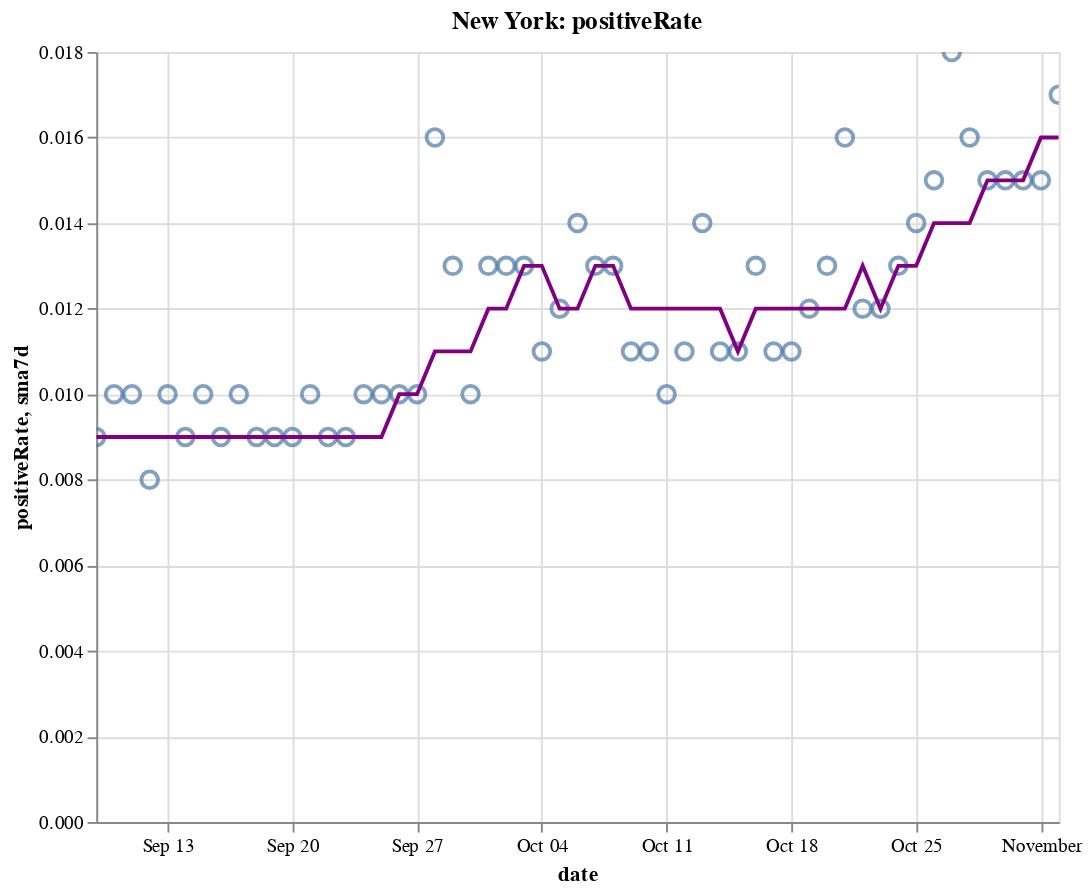

The notebook cell saved with this chart:
### Code cell
create_plot(ny, 'positiveRate')

### Figure 1 — Vega-Lite specification as saved in the notebook (floating-point values rounded to 4 significant figures)
{"config": {"view": {"continuousWidth": 400, "continuousHeight": 300}}, "layer": [{"layer": [{"mark": {"type": "point", "size": 75}, "encoding": {"tooltip": [{"type": "temporal", "field": "date"}, {"type": "quantitative", "field": "positiveRate"}, {"type": "quantitative", "field": "sma7d"}], "x": {"type": "temporal", "field": "date"}, "y": {"type": "quantitative", "field": "positiveRate"}}, "selection": {"selector010": {"type": "interval", "bind": "scales", "encodings": ["x", "y"]}}}, {"mark": {"type": "line", "color": "purple"}, "encoding": {"x": {"type": "temporal", "field": "date"}, "y": {"type": "quantitative", "field": "sma7d"}}}]}, {"mark": {"type": "rule", "color": "#aaa"}, "encoding": {"x": {"type": "temporal", "field": "date"}}, "transform": [{"filter": {"selection": "selector009"}}]}, {"mark": "circle", "encoding": {"opacity": {"condition": {"value": 1, "selection": "selector009"}, "value": 0}, "tooltip": [{"type": "temporal", "field": "date"}, {"type": "quantitative", "field": "positiveRate"}, {"type": "quantitative", "field": "sma7d"}], "x": {"type": "temporal", "field": "date"}, "y": {"type": "quantitative", "field": "positiveRate"}}, "selection": {"selector009": {"type": "single", "encodings": ["x"], "on": "mouseover", "nearest": true, "empty": "none"}}}, {"mark": {"type": "text", "align": "left", "dx": 5, "dy": -5, "stroke": "white", "strokeWidth": 2}, "encoding": {"text": {"type": "quantitative", "field": "positiveRate"}, "tooltip": [{"type": "temporal", "field": "date"}, {"type": "quantitative", "field": "positiveRate"}, {"type": "quantitative", "field": "sma7d"}], "x": {"type": "temporal", "field": "date"}, "y": {"type": "quantitative", "field": "positiveRate"}}, "transform": [{"filter": {"selection": "selector009"}}]}, {"mark": {"type": "text", "align": "left", "dx": 5, "dy": -5}, "encoding": {"text": {"type": "quantitative", "field": "positiveRate"}, "tooltip": [{"type": "temporal", "field": "date"}, {"type": "quantitative", "field": "positiveRate"}, {"type": "quantitative", "field": "sma7d"}], "x": {"type": "temporal", "field": "date"}, "y": {"type": "quantitative", "field": "positiveRate"}}, "transform": [{"filter": {"selection": "selector009"}}]}], "data": {"name": "data-f799938059a6a714fc0a023198fafa76"}, "height": 400, "title": "New York: positiveRate", "width": 500, "$schema": "https://vega.github.io/schema/vega-lite/v4.8.1.json", "datasets": {"data-f799938059a6a714fc0a023198fafa76": [{"date": "2020-09-09T00:00:00", "totalTestResultsIncrease": 63230.0, "positiveIncrease": 576.0, "death": 25370.0, "deathIncrease": 3.0, "positiveRate": 0.009, "state": "New York", "sma7d": 0.009}, {"date": "2020-09-10T00:00:00", "totalTestResultsIncrease": 76810.0, "positiveIncrease": 757.0, "death": 25380.0, "deathIncrease": 7.0, "positiveRate": 0.01, "state": "New York", "sma7d": 0.009}, {"date": "2020-09-11T00:00:00", "totalTestResultsIncrease": 89720.0, "positiveIncrease": 880.0, "death": 25380.0, "deathIncrease": 5.0, "positiveRate": 0.01, "state": "New York", "sma7d": 0.009}, {"date": "2020-09-12T00:00:00", "totalTestResultsIncrease": 102900.0, "positiveIncrease": 849.0, "death": 25380.0, "deathIncrease": 2.0, "positiveRate": 0.008, "state": "New York", "sma7d": 0.009}, {"date": "2020-09-13T00:00:00", "totalTestResultsIncrease": 72670.0, "positiveIncrease": 725.0, "death": 25390.0, "deathIncrease": 6.0, "positiveRate": 0.01, "state": "New York", "sma7d": 0.009}, {"date": "2020-09-14T00:00:00", "totalTestResultsIncrease": 63360.0, "positiveIncrease": 583.0, "death": 25390.0, "deathIncrease": 4.0, "positiveRate": 0.009, "state": "New York", "sma7d": 0.009}, {"date": "2020-09-15T00:00:00", "totalTestResultsIncrease": 73680.0, "positiveIncrease": 766.0, "death": 25400.0, "deathIncrease": 11.0, "positiveRate": 0.01, "state": "New York", "sma7d": 0.009}, {"date": "2020-09-16T00:00:00", "totalTestResultsIncrease": 75090.0, "positiveIncrease": 652.0, "death": 25410.0, "deathIncrease": 5.0, "positiveRate": 0.009, "state": "New York", "sma7d": 0.009}, {"date": "2020-09-17T00:00:00", "totalTestResultsIncrease": 91500.0, "positiveIncrease": 896.0, "death": 25410.0, "deathIncrease": 3.0, "positiveRate": 0.01, "state": "New York", "sma7d": 0.009}, {"date": "2020-09-18T00:00:00", "totalTestResultsIncrease": 89730.0, "positiveIncrease": 790.0, "death": 25420.0, "deathIncrease": 10.0, "positiveRate": 0.009, "state": "New York", "sma7d": 0.009}, {"date": "2020-09-19T00:00:00", "totalTestResultsIncrease": 110400.0, "positiveIncrease": 986.0, "death": 25420.0, "deathIncrease": 2.0, "positiveRate": 0.009, "state": "New York", "sma7d": 0.009}, {"date": "2020-09-20T00:00:00", "totalTestResultsIncrease": 100400.0, "positiveIncrease": 862.0, "death": 25430.0, "deathIncrease": 2.0, "positiveRate": 0.009, "state": "New York", "sma7d": 0.009}, {"date": "2020-09-21T00:00:00", "totalTestResultsIncrease": 58320.0, "positiveIncrease": 573.0, "death": 25430.0, "deathIncrease": 1.0, "positiveRate": 0.01, "state": "New York", "sma7d": 0.009}, {"date": "2020-09-22T00:00:00", "totalTestResultsIncrease": 84000.0, "positiveIncrease": 754.0, "death": 25430.0, "deathIncrease": 4.0, "positiveRate": 0.009, "state": "New York", "sma7d": 0.009}, {"date": "2020-09-23T00:00:00", "totalTestResultsIncrease": 70930.0, "positiveIncrease": 665.0, "death": 25440.0, "deathIncrease": 5.0, "positiveRate": 0.009, "state": "New York", "sma7d": 0.009}, {"date": "2020-09-24T00:00:00", "totalTestResultsIncrease": 92950.0, "positiveIncrease": 955.0, "death": 25440.0, "deathIncrease": 2.0, "positiveRate": 0.01, "state": "New York", "sma7d": 0.009}, {"date": "2020-09-25T00:00:00", "totalTestResultsIncrease": 94820.0, "positiveIncrease": 908.0, "death": 25450.0, "deathIncrease": 7.0, "positiveRate": 0.01, "state": "New York", "sma7d": 0.009}, {"date": "2020-09-26T00:00:00", "totalTestResultsIncrease": 99950.0, "positiveIncrease": 1005.0, "death": 25450.0, "deathIncrease": 4.0, "positiveRate": 0.01, "state": "New York", "sma7d": 0.01}, {"date": "2020-09-27T00:00:00", "totalTestResultsIncrease": 84770.0, "positiveIncrease": 866.0, "death": 25460.0, "deathIncrease": 6.0, "positiveRate": 0.01, "state": "New York", "sma7d": 0.01}, {"date": "2020-09-28T00:00:00", "totalTestResultsIncrease": 52940.0, "positiveIncrease": 834.0, "death": 25470.0, "deathIncrease": 12.0, "positiveRate": 0.016, "state": "New York", "sma7d": 0.011}, {"date": "2020-09-29T00:00:00", "totalTestResultsIncrease": 88230.0, "positiveIncrease": 1189.0, "death": 25470.0, "deathIncrease": 2.0, "positiveRate": 0.013, "state": "New York", "sma7d": 0.011}, {"date": "2020-09-30T00:00:00", "totalTestResultsIncrease": 97960.0, "positiveIncrease": 1000.0, "death": 25480.0, "deathIncrease": 9.0, "positiveRate": 0.01, "state": "New York", "sma7d": 0.011}, {"date": "2020-10-01T00:00:00", "totalTestResultsIncrease": 109200.0, "positiveIncrease": 1382.0, "death": 25490.0, "deathIncrease": 11.0, "positiveRate": 0.013, "state": "New York", "sma7d": 0.012}, {"date": "2020-10-02T00:00:00", "totalTestResultsIncrease": 119500.0, "positiveIncrease": 1598.0, "death": 25500.0, "deathIncrease": 7.0, "positiveRate": 0.013, "state": "New York", "sma7d": 0.012}, {"date": "2020-10-03T00:00:00", "totalTestResultsIncrease": 134300.0, "positiveIncrease": 1731.0, "death": 25500.0, "deathIncrease": 8.0, "positiveRate": 0.013, "state": "New York", "sma7d": 0.013}, {"date": "2020-10-04T00:00:00", "totalTestResultsIncrease": 110300.0, "positiveIncrease": 1222.0, "death": 25520.0, "deathIncrease": 14.0, "positiveRate": 0.011, "state": "New York", "sma7d": 0.013}, {"date": "2020-10-05T00:00:00", "totalTestResultsIncrease": 76400.0, "positiveIncrease": 933.0, "death": 25530.0, "deathIncrease": 8.0, "positiveRate": 0.012, "state": "New York", "sma7d": 0.012}, {"date": "2020-10-06T00:00:00", "totalTestResultsIncrease": 96360.0, "positiveIncrease": 1393.0, "death": 25540.0, "deathIncrease": 9.0, "positiveRate": 0.014, "state": "New York", "sma7d": 0.012}, {"date": "2020-10-07T00:00:00", "totalTestResultsIncrease": 108200.0, "positiveIncrease": 1360.0, "death": 25540.0, "deathIncrease": 9.0, "positiveRate": 0.013, "state": "New York", "sma7d": 0.013}, {"date": "2020-10-08T00:00:00", "totalTestResultsIncrease": 145800.0, "positiveIncrease": 1836.0, "death": 25560.0, "deathIncrease": 10.0, "positiveRate": 0.013, "state": "New York", "sma7d": 0.013}, {"date": "2020-10-09T00:00:00", "totalTestResultsIncrease": 139300.0, "positiveIncrease": 1592.0, "death": 25560.0, "deathIncrease": 6.0, "positiveRate": 0.011, "state": "New York", "sma7d": 0.012}, {"date": "2020-10-10T00:00:00", "totalTestResultsIncrease": 134600.0, "positiveIncrease": 1447.0, "death": 25570.0, "deathIncrease": 8.0, "positiveRate": 0.011, "state": "New York", "sma7d": 0.012}, {"date": "2020-10-11T00:00:00", "totalTestResultsIncrease": 118300.0, "positiveIncrease": 1143.0, "death": 25570.0, "deathIncrease": 5.0, "positiveRate": 0.01, "state": "New York", "sma7d": 0.012}, {"date": "2020-10-12T00:00:00", "totalTestResultsIncrease": 91790.0, "positiveIncrease": 1029.0, "death": 25590.0, "deathIncrease": 13.0, "positiveRate": 0.011, "state": "New York", "sma7d": 0.012}, {"date": "2020-10-13T00:00:00", "totalTestResultsIncrease": 99070.0, "positiveIncrease": 1393.0, "death": 25600.0, "deathIncrease": 11.0, "positiveRate": 0.014, "state": "New York", "sma7d": 0.012}, {"date": "2020-10-14T00:00:00", "totalTestResultsIncrease": 111700.0, "positiveIncrease": 1232.0, "death": 25600.0, "deathIncrease": 7.0, "positiveRate": 0.011, "state": "New York", "sma7d": 0.012}, {"date": "2020-10-15T00:00:00", "totalTestResultsIncrease": 133200.0, "positiveIncrease": 1460.0, "death": 25620.0, "deathIncrease": 13.0, "positiveRate": 0.011, "state": "New York", "sma7d": 0.011}, {"date": "2020-10-16T00:00:00", "totalTestResultsIncrease": 136000.0, "positiveIncrease": 1707.0, "death": 25630.0, "deathIncrease": 10.0, "positiveRate": 0.013, "state": "New York", "sma7d": 0.012}, {"date": "2020-10-17T00:00:00", "totalTestResultsIncrease": 160000.0, "positiveIncrease": 1784.0, "death": 25640.0, "deathIncrease": 9.0, "positiveRate": 0.011, "state": "New York", "sma7d": 0.012}, {"date": "2020-10-18T00:00:00", "totalTestResultsIncrease": 128800.0, "positiveIncrease": 1390.0, "death": 25640.0, "deathIncrease": 7.0, "positiveRate": 0.011, "state": "New York", "sma7d": 0.012}, {"date": "2020-10-19T00:00:00", "totalTestResultsIncrease": 82010.0, "positiveIncrease": 998.0, "death": 25660.0, "deathIncrease": 15.0, "positiveRate": 0.012, "state": "New York", "sma7d": 0.012}, {"date": "2020-10-20T00:00:00", "totalTestResultsIncrease": 90540.0, "positiveIncrease": 1201.0, "death": 25670.0, "deathIncrease": 13.0, "positiveRate": 0.013, "state": "New York", "sma7d": 0.012}, {"date": "2020-10-21T00:00:00", "totalTestResultsIncrease": 124800.0, "positiveIncrease": 2026.0, "death": 25680.0, "deathIncrease": 7.0, "positiveRate": 0.016, "state": "New York", "sma7d": 0.012}, {"date": "2020-10-22T00:00:00", "totalTestResultsIncrease": 135300.0, "positiveIncrease": 1628.0, "death": 25690.0, "deathIncrease": 15.0, "positiveRate": 0.012, "state": "New York", "sma7d": 0.013}, {"date": "2020-10-23T00:00:00", "totalTestResultsIncrease": 141500.0, "positiveIncrease": 1637.0, "death": 25700.0, "deathIncrease": 11.0, "positiveRate": 0.012, "state": "New York", "sma7d": 0.012}, {"date": "2020-10-24T00:00:00", "totalTestResultsIncrease": 156900.0, "positiveIncrease": 2061.0, "death": 25720.0, "deathIncrease": 13.0, "positiveRate": 0.013, "state": "New York", "sma7d": 0.013}, {"date": "2020-10-25T00:00:00", "totalTestResultsIncrease": 120800.0, "positiveIncrease": 1632.0, "death": 25730.0, "deathIncrease": 12.0, "positiveRate": 0.014, "state": "New York", "sma7d": 0.013}, {"date": "2020-10-26T00:00:00", "totalTestResultsIncrease": 82120.0, "positiveIncrease": 1191.0, "death": 25740.0, "deathIncrease": 12.0, "positiveRate": 0.015, "state": "New York", "sma7d": 0.014}, {"date": "2020-10-27T00:00:00", "totalTestResultsIncrease": 111600.0, "positiveIncrease": 1991.0, "death": 25760.0, "deathIncrease": 16.0, "positiveRate": 0.018, "state": "New York", "sma7d": 0.014}, {"date": "2020-10-28T00:00:00", "totalTestResultsIncrease": 129700.0, "positiveIncrease": 2031.0, "death": 25770.0, "deathIncrease": 15.0, "positiveRate": 0.016, "state": "New York", "sma7d": 0.014}, {"date": "2020-10-29T00:00:00", "totalTestResultsIncrease": 168400.0, "positiveIncrease": 2499.0, "death": 25790.0, "deathIncrease": 19.0, "positiveRate": 0.015, "state": "New York", "sma7d": 0.015}, {"date": "2020-10-30T00:00:00", "totalTestResultsIncrease": 146900.0, "positiveIncrease": 2255.0, "death": 25800.0, "deathIncrease": 12.0, "positiveRate": 0.015, "state": "New York", "sma7d": 0.015}, {"date": "2020-10-31T00:00:00", "totalTestResultsIncrease": 137000.0, "positiveIncrease": 2049.0, "death": 25810.0, "deathIncrease": 3.0, "positiveRate": 0.015, "state": "New York", "sma7d": 0.015}, {"date": "2020-11-01T00:00:00", "totalTestResultsIncrease": 148900.0, "positiveIncrease": 2255.0, "death": 25820.0, "deathIncrease": 17.0, "positiveRate": 0.015, "state": "New York", "sma7d": 0.016}, {"date": "2020-11-02T00:00:00", "totalTestResultsIncrease": 96100.0, "positiveIncrease": 1633.0, "death": 25840.0, "deathIncrease": 14.0, "positiveRate": 0.017, "state": "New York", "sma7d": 0.016}]}}
